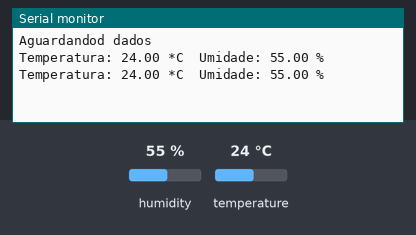
This sketch was run on a simulated Arduino Uno, built with avr-gcc and run on an emulated ATmega328P. Parts: the last lines printed to the serial monitor. Wiring (inferred from the names in the program): DHT22 sensor: data pin 7. Inputs (shaded band) come from the test bench; at power-on: humidity 55 %, temperature 24 °C.

Above: at 5.3 s.
5.4 s: humidity set to 22 %
At 8.0 s:
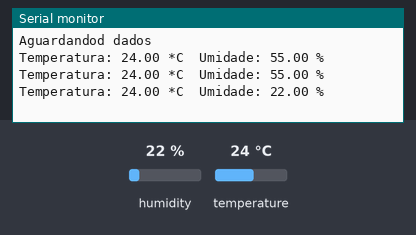
8.8 s: temperature set to 12 °C
At 10.1 s:
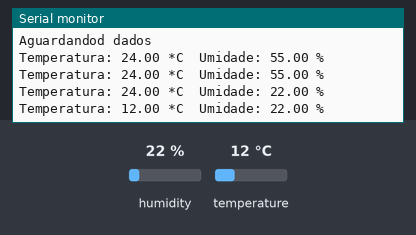
12.2 s: humidity set to 40 %
At 14.1 s:
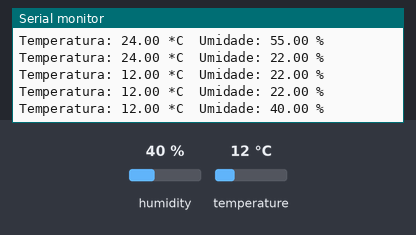
Timing chart, 0 to 15.6 s (numbered marks = the images above; inputs shaded):
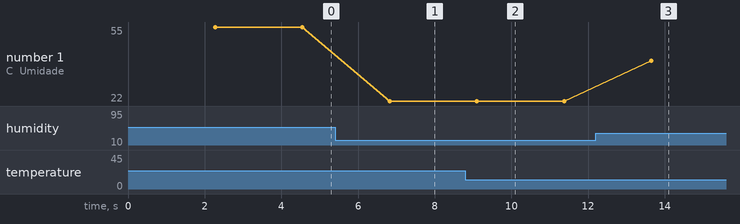

Measured:
- after the input at 5.4 s, the serial monitor: prints a new line after 1.4 s (image 1)
- after the input at 8.8 s, the serial monitor: prints a new line after 0.30 s (image 2)
- after the input at 12.2 s, the serial monitor: prints a new line after 1.4 s (image 3)
- plotted number 1: 55 → 22 after the input at 5.4 s, 22 → 40 after the input at 12.2 s

The sketch:

TempUmiHour.ino.ino
```cpp
#include <Adafruit_Sensor.h>
//#include <DS3231.h>
#include <Wire.h>
#include <DHT.h>


//DS3231 rtc;             //Criação do objeto do tipo DS3231
//RTCDateTime dataehora; //Criação do objeto do tipo RTCDateTime

#define PINODHT 7
#define TIPODHT DHT22

//Array simbolo grau
byte grau[8] ={ B00001100,
                B00010010,
                B00010010,
                B00001100,
                B00000000,
                B00000000,
                B00000000,
                B00000000,};

DHT dht (PINODHT, TIPODHT);
void setup() {
  // put your setup code here, to run once:
  Serial.begin(9600);
  Serial.println("Aguardandod dados");

  //Inicialização do DHT
  dht.begin();

  //Inicialização do RTC DS3231
  //rtc.begin();
  //Configurando valores iniciais do RTC DS3231
  //rtc.setDateTime(__DATE__,__TIME__); //Esta linha deve ser excluida após a primeira compilação

}

void loop() {
  // put your main code here, to run repeatedly:
  //RTC
  /*dataehora = rtc.getDateTime();

  Serial.print("Data:");
  Serial.print(" ");
  Serial.print(dataehora.year);
  Serial.print("-");
  Serial.print(dataehora.month);
  Serial.print("-");
  Serial.print(dataehora.day);
  Serial.print(" ");
  Serial.print("Hora:");
  Serial.print(" ");
  Serial.print(dataehora.hour);
  Serial.print(":");
  Serial.print(dataehora.minute);
  Serial.print(":");
  Serial.print(dataehora.second);
  Serial.println("");

  delay(1000); */

  //DHT22
  delay(2000);
  float h = dht.readHumidity();
  float t = dht.readTemperature();
  if (isnan(h) || isnan(t)) {
    Serial.println("Falha ao ler");
    return;
  }
  Serial.print("Temperatura: ");
  Serial.print(t);
  Serial.print(" *C  ");

  Serial.print("Umidade: ");
  Serial.print(h);
  Serial.println(" %");


}
```
